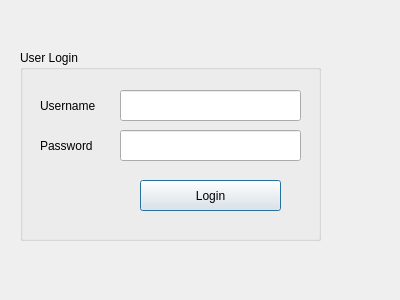
<?xml version="1.0" encoding="UTF-8"?>
<ui version="4.0">
 <class>login</class>
 <widget class="QDialog" name="login">
  <property name="geometry">
   <rect>
    <x>0</x>
    <y>0</y>
    <width>400</width>
    <height>300</height>
   </rect>
  </property>
  <property name="windowTitle">
   <string>Dialog</string>
  </property>
  <widget class="QGroupBox" name="groupBox">
   <property name="geometry">
    <rect>
     <x>20</x>
     <y>50</y>
     <width>301</width>
     <height>191</height>
    </rect>
   </property>
   <property name="title">
    <string>User Login</string>
   </property>
   <widget class="QLabel" name="label_username">
    <property name="geometry">
     <rect>
      <x>20</x>
      <y>40</y>
      <width>71</width>
      <height>31</height>
     </rect>
    </property>
    <property name="text">
     <string>Username</string>
    </property>
   </widget>
   <widget class="QLineEdit" name="lineEdit_username">
    <property name="geometry">
     <rect>
      <x>100</x>
      <y>40</y>
      <width>181</width>
      <height>31</height>
     </rect>
    </property>
   </widget>
   <widget class="QLineEdit" name="lineEdit_password">
    <property name="geometry">
     <rect>
      <x>100</x>
      <y>80</y>
      <width>181</width>
      <height>31</height>
     </rect>
    </property>
   </widget>
   <widget class="QLabel" name="label_password">
    <property name="geometry">
     <rect>
      <x>20</x>
      <y>80</y>
      <width>71</width>
      <height>31</height>
     </rect>
    </property>
    <property name="text">
     <string>Password</string>
    </property>
   </widget>
   <widget class="QPushButton" name="pushButton_login">
    <property name="geometry">
     <rect>
      <x>120</x>
      <y>130</y>
      <width>141</width>
      <height>31</height>
     </rect>
    </property>
    <property name="text">
     <string>Login</string>
    </property>
   </widget>
  </widget>
 </widget>
 <resources/>
 <connections/>
</ui>
